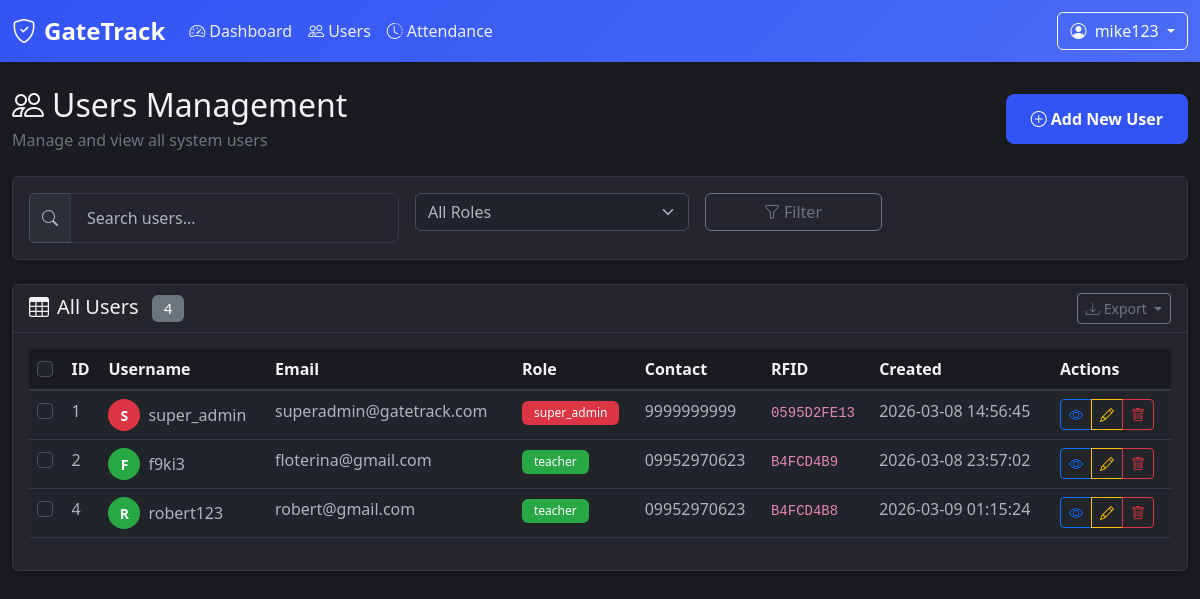
/users (signed in), run on the app's committed database.
### tables this page shows
CREATE TABLE "users" (id INTEGER NOT NULL, username VARCHAR(80), email VARCHAR(120) NOT NULL, password VARCHAR(200), contact VARCHAR(20), gender VARCHAR(10), role VARCHAR(20) NOT NULL, created_at DATETIME, rfid TEXT, PRIMARY KEY (id), UNIQUE (email));

### app.py (the view)
@app.route('/users')
@login_required
def users():
    if session.get('role') not in ['super_admin', 'teacher']:
        flash('You do not have permission to view this page.', 'error')
        return redirect(url_for('dashboard'))
    users = get_all_users()
    return render_template('users.html', users=users)

### app.py (called while the page is built)
def get_connection():
    conn = sqlite3.connect(DB_PATH)
    conn.row_factory = sqlite3.Row
    return conn

def get_all_users():
    conn = get_connection()
    cursor = conn.cursor()
    cursor.execute('SELECT * FROM users ORDER BY id')
    users = cursor.fetchall()
    conn.close()
    return users

def login_required(f):
    @wraps(f)
    def decorated_function(*args, **kwargs):
        if 'user_id' not in session:
            flash('Please log in to access this page.', 'error')
            return redirect(url_for('login'))
        return f(*args, **kwargs)
    return decorated_function

### templates/users.html (shortened to what this page needs)
<!doctype html>
<html lang="en" data-bs-theme="dark">
  <head>
    <link
      href="https://cdn.jsdelivr.net/npm/bootstrap@5.3.0/dist/css/bootstrap.min.css"
      rel="stylesheet"
    />
    <link
      rel="stylesheet"
      href="{{ url_for('static', filename='css/style.css') }}"
    />
    <link
      rel="stylesheet"
      href="https://cdn.jsdelivr.net/npm/bootstrap-icons@1.11.0/font/bootstrap-icons.css"
    />
  </head>
  <body>
    <nav class="navbar navbar-expand-lg navbar-dark">
      <div class="container-fluid">
        <a class="navbar-brand" href="{{ url_for('dashboard') }}">
          <i class="bi bi-shield-check me-2"></i>GateTrack
        </a>
        <div class="collapse navbar-collapse" id="navbarNav">
          <ul class="navbar-nav me-auto">
            <li class="nav-item">
              <a class="nav-link" href="{{ url_for('dashboard') }}">
                <i class="bi bi-speedometer2 me-1"></i>Dashboard
              </a>
            </li>
            {% if session.get('role') in ['super_admin', 'teacher'] %}
            <li class="nav-item">
              <a class="nav-link active" href="{{ url_for('users') }}">
                <i class="bi bi-people me-1"></i>Users
              </a>
            </li>
            <li class="nav-item">
              <a class="nav-link" href="{{ url_for('attendance') }}">
                <i class="bi bi-clock-history me-1"></i>Attendance
              </a>
            </li>
            {% endif %}
          </ul>
          <div class="d-flex align-items-center">
            <div class="dropdown">
              <button
                class="btn btn-outline-light dropdown-toggle"
                type="button"
                data-bs-toggle="dropdown"
              >
                <i class="bi bi-person-circle me-1"></i>
                {{ session.get('username') or session.get('email') }}
              </button>
            </div>
          </div>
        </div>
      </div>
    </nav>
    <div class="container-fluid py-4">
      <div class="row mb-4">
        <div class="col-12">
          <div class="d-flex justify-content-between align-items-center">
            <div>
              <h2 class="mb-1">
                <i class="bi bi-people me-2"></i>Users Management
              </h2>
              <p class="text-secondary mb-0">
                Manage and view all system users
              </p>
            </div>
            <div>
              <a href="{{ url_for('add_user') }}" class="btn btn-primary">
                <i class="bi bi-plus-circle me-1"></i>Add New User
              </a>
            </div>
          </div>
        </div>
      </div>
      <div class="row mb-4">
        <div class="col-12">
          <div class="card">
            <div class="card-body">
              <div class="row g-3">
                <div class="col-md-4">
                  <div class="input-group">
                    <span class="input-group-text"
                      ><i class="bi bi-search"></i
                    ></span>
                    <input
                      type="text"
                      class="form-control"
                      placeholder="Search users..."
                      id="searchInput"
                    />
                  </div>
                </div>
                <div class="col-md-3">
                  <select class="form-select" id="roleFilter">
                    <option value="">All Roles</option>
                  </select>
                </div>
                <div class="col-md-2">
                  <button class="btn btn-outline-secondary w-100" type="button">
                    <i class="bi bi-funnel me-1"></i>Filter
                  </button>
                </div>
              </div>
            </div>
          </div>
        </div>
      </div>
      <div class="row">
        <div class="col-12">
          <div class="card">
            <div
              class="card-header d-flex justify-content-between align-items-center"
            >
              <h5 class="mb-0">
                <i class="bi bi-table me-2"></i>All Users
                <span class="badge bg-secondary ms-2">{{ users|length }}</span>
              </h5>
              <div class="dropdown">
                <button
                  class="btn btn-sm btn-outline-secondary dropdown-toggle"
                  type="button"
                  data-bs-toggle="dropdown"
                >
                  <i class="bi bi-download me-1"></i>Export
                </button>
              </div>
            </div>
            <div class="card-body">
              <div class="table-responsive">
                <table class="table table-hover" id="usersTable">
                  <thead>
                    <tr>
                      <th>
                        <input
                          class="form-check-input"
                          type="checkbox"
                          id="selectAll"
                        />
                      </th>
                      <th>ID</th>
                      <th>Username</th>
                      <th>Email</th>
                      <th>Role</th>
                      <th>Contact</th>
                      <th>RFID</th>
                      <th>Created</th>
                      <th>Actions</th>
                    </tr>
                  </thead>
                  <tbody>
                    {% for user in users %} {% if user.id !=
                    session.get('user_id') %}
                    <tr>
                      <td>
                        <input
                          class="form-check-input"
                          type="checkbox"
                          value="{{ user.id }}"
                        />
                      </td>
                      <td>{{ user.id }}</td>
                      <td>
                        <div class="d-flex align-items-center">
                          <div
                            class="avatar-circle me-2 bg-{{ 'danger' if user.role == 'super_admin' else 'success' if user.role == 'teacher' else 'info' }}"
                          >
                            {{ user.username[0].upper() if user.username else
                            user.email[0].upper() }}
                          </div>
                          {{ user.username or '-' }}
                        </div>
                      </td>
                      <td>{{ user.email }}</td>
                      <td>
                        {% if user.role == 'super_admin' %}
                        <span class="badge bg-danger">{{ user.role }}</span>
                        {% elif user.role == 'teacher' %}
                        <span class="badge bg-success">{{ user.role }}</span>
                        {% elif user.role == 'student' %}
                        <span class="badge bg-info">{{ user.role }}</span>
                        {% else %}
                        <span class="badge bg-warning text-dark"
                          >{{ user.role }}</span
                        >
                        {% endif %}
                      </td>
                      <td>{{ user.contact or '-' }}</td>
                      <td><code>{{ user.rfid or 'N/A' }}</code></td>
                      <td>{{ user.created_at }}</td>
                      <td>
                        <div class="btn-group" role="group">
                          <button
                            class="btn btn-sm btn-outline-primary"
                            title="View"
                          >
                            <i class="bi bi-eye"></i>
                          </button>
                          <button
                            class="btn btn-sm btn-outline-warning"
                            title="Edit"
                          >
                            <i class="bi bi-pencil"></i>
                          </button>
                          <button
                            class="btn btn-sm btn-outline-danger"
                            title="Delete"
                            data-bs-toggle="modal"
                            data-bs-target="#deleteModal"
                            data-user-id="{{ user.id }}"
                            data-user-email="{{ user.email }}"
                            data-user-role="{{ user.role }}"
                          >
                            <i class="bi bi-trash"></i>
                          </button>
                        </div>
                      </td>
                    </tr>
                    {% endif %} {% endfor %}
                  </tbody>
                </table>
              </div>
            </div>
          </div>
        </div>
      </div>
    </div>
  </body>
</html>

### static/css/style.css (style rules this page uses)
[data-bs-theme="dark"] { --bg-primary: #1a1b1e; --bg-secondary: #25262b; --text-primary: #f1f2f6; --text-secondary: #adb5bd; --primary: #3354f4; --primary-hover: #4a6cf5; --border-color: #343a40; --card-shadow: 0 2px 10px rgba(0, 0, 0, 0.3); }
body { background-color: var(--bg-primary); color: var(--text-primary); font-family: "Segoe UI", Tahoma, Geneva, Verdana, sans-serif; min-height: 100vh; transition: background-color 0.3s ease, color 0.3s ease; }
.card { background-color: var(--bg-secondary); border: 1px solid var(--border-color); box-shadow: var(--card-shadow); transition: background-color 0.3s ease, border-color 0.3s ease; }
.card-header { background-color: var(--bg-secondary); border-bottom: 1px solid var(--border-color); color: var(--text-primary); }
.table { color: var(--text-primary); }
.table thead th { background-color: var(--bg-primary); border-bottom: 2px solid var(--border-color); color: var(--text-primary); font-weight: 600; }
.table tbody tr { border-bottom: 1px solid var(--border-color); transition: background-color 0.2s ease; }
.form-control { background-color: var(--bg-secondary); border: 1px solid var(--border-color); color: var(--text-primary); padding: 12px 16px; border-radius: 8px; transition: all 0.3s ease; }
.form-control::placeholder { color: var(--text-secondary); }
.navbar { background: linear-gradient( 135deg, var(--primary) 0%, #4a6cf5 100% ) !important; box-shadow: 0 2px 10px rgba(0, 0, 0, 0.15); }
.navbar-brand { font-weight: 700; font-size: 1.5rem; }
.nav-link { color: rgba(255, 255, 255, 0.9) !important; transition: color 0.3s ease; }
.btn-primary { background-color: var(--primary); border-color: var(--primary); padding: 12px 24px; font-weight: 600; border-radius: 8px; transition: all 0.3s ease; }
.badge { padding: 6px 12px; font-weight: 500; border-radius: 6px; }

### templates/users.html (style rules this page uses)
.avatar-circle { width: 32px; height: 32px; border-radius: 50%; display: flex; align-items: center; justify-content: center; color: white; font-weight: bold; font-size: 14px; }
.bg-danger { background-color: #dc3545 !important; }
.bg-success { background-color: #28a745 !important; }

### data on the page
users: id "1", username "S", username "super_admin", email "superadmin@gatetrack.com", role "super_admin", contact "9999999999", rfid "0595D2FE13", created_at "2026-03-08 14:56:45"
users: id "2", username "F", username "f9ki3", email "floterina@gmail.com", role "teacher", contact "09952970623", rfid "B4FCD4B9", created_at "2026-03-08 23:57:02"
users: id "4", username "R", username "robert123", email "robert@gmail.com", role "teacher", contact "09952970623", rfid "B4FCD4B8", created_at "2026-03-09 01:15:24"

### other printed values
{{ session.get('username') or session.get('email') }} "mike123"
{{ users|length }} "4"
